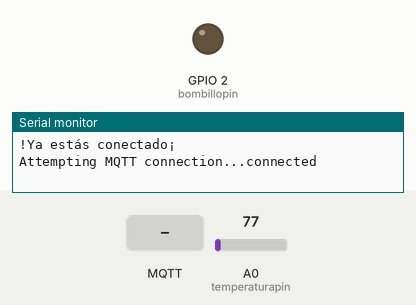
Bench run of a program on a simulated ESP8266 (NodeMCU). Parts: output pins drawn as LEDs (lit = HIGH), the last lines printed to the serial monitor. Inputs (shaded band) come from the test bench; at power-on: A0 (temperaturapin) = 77. WiFi joins after 1.5 s; servers stay silent unless stated; no MQTT or app messages arrive unless stated.

Above: at 2.7 s.
2.8 s: MQTT message "0" arrives on the first subscribed topic
At 5.5 s:
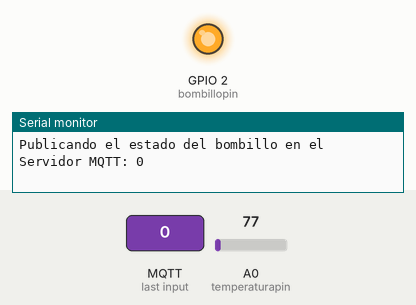
6.5 s: MQTT message "on" arrives on the first subscribed topic
8.0 s: MQTT message "off" arrives on the first subscribed topic
Timing chart, 0 to 11.0 s (numbered marks = the images above; inputs shaded):
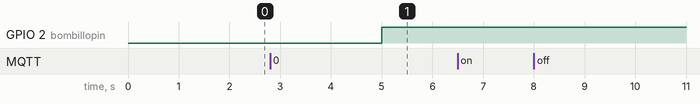

The program:

main.cpp
```cpp
#include <Arduino.h>
#include <ESP8266WiFi.h>
#include <DNSServer.h>
#include <ESP8266WebServer.h>
#include <WiFiManager.h>

//Estudiante: Manuel Alejandro Pastrana Pardo - Materia IOT - Maestria en Ciencias de la computación
//Inicialización de variables
int lectura = 0;
float temperatura = 0.0;
const int temperaturapin = A0;
const int bombillopin = LED_BUILTIN;
boolean estadoventilador = false; //false = apagado
boolean estadobombillo = false;   //false = apagado
const unsigned long postingInterval = 5L * 1000L;  //Establece cada cuanto se envia a ThingSpeak
unsigned long lastConnectionTime = 0;               //Para controlar el tiempo de generar nueva medición
long lastUpdateTime = 0;
int nummedicion = 0;

//************************ Configurar MQTT ************************
#include <PubSubClient.h>
#include <ESP8266WiFi.h>

//Parametros para los mensajes MQTT
WiFiClient espClient;
PubSubClient client(espClient);
long lastMsg = 0;
char msg[50];
int value = 0;

//Broquer MQTT
//const char* mqtt_server = "iot.eclipse.org";
const char * mqtt_server = "192.168.1.13";
//const char * ssid = "pi";
//const char * password = "mpastrana";

void callback(char *topic, byte *payload, unsigned int length)
{
  Serial.print("Message arrived [");
  Serial.print(topic);
  Serial.print("] ");
  for (unsigned int i = 0; i < length; i++)
  {
    Serial.print((char)payload[i]);
  }
  Serial.println();

  // Switch on the LED if an 0 was received as first character
  if ((char)payload[0] == '0')
  {
    digitalWrite(bombillopin, LOW); // Turn the LED on (Note that LOW is the voltage level
    // but actually the LED is on; this is because
    // it is acive low on the ESP-01)
  }
  else
  {
    digitalWrite(bombillopin, HIGH); // Turn the LED off by making the voltage HIGH
  }
}

void reconnect()
{
  // Loop until we're reconnected
  while (!client.connected())
  {
    Serial.print("Attempting MQTT connection...");
    // Attempt to connect
    if (client.connect("ESP8266Client"))
    {
      Serial.println("connected");
      // Once connected, publish an announcement...
      if (temperatura > 0)
      {
        snprintf(msg, 75, "%f", temperatura);
        client.publish("temperaturaSalida", msg);
        Serial.println("enviando...");
        Serial.println(msg);
      }
      // ... and resubscribe
      client.subscribe("accionLed");
    }
    else
    {
      Serial.print("failed, rc=");
      Serial.print(client.state());
      Serial.println(" try again in 5 seconds");
      // Wait 5 seconds before retrying
      delay(5000);
    }
  }
}
//********************* FIN Configurarción MQTT ************************

void setup()
{
  //----------- Comando para Conectarse a la WIFI el ESP8266 ---------
  WiFiManager wifiManager;
  // Descomentar para resetear configuración - Hacer el ejercicio con el celular
  // todas las veces.
  wifiManager.resetSettings();

  // Creamos AP y portal para configurar desde el Celular
  wifiManager.autoConnect("ESP8266Temp");
  Serial.println("!Ya estás conectado¡");
  //----------- Fin de conección ESP8266 -----------------------------

  //************* Inicializar Servidor MQTT *********************
  //Inicializar el canal MQTT
  client.setServer(mqtt_server, 1883);
  client.setCallback(callback);
  //************* FIN Inicializar Servidor MQTT *****************

  pinMode(LED_BUILTIN, OUTPUT);
  Serial.begin(115200);
}

// Toma de lectura del sensor
int readSensor()
{
  lectura = analogRead(temperaturapin);
  Serial.println(lectura);
  return lectura;
}

//convertir a lectura analoga que va de 0 a 1023  a voltage que va de 0 a 3V
float calcTemperature(int lectura)
{
  float voltage = lectura * (3.3 / 1024.0);
  //Convertir a grados celcius
  temperatura = (voltage * 100) - 50;
  Serial.print("Temperatura sala: ");
  Serial.print(temperatura);
  Serial.print(" °C");
  return temperatura;
}

void tmpAlert(float temperatura)
{
  if (temperatura >= 35.05)
  {
    Serial.println("Alerta temperatura supera el umbral");
    digitalWrite(bombillopin, LOW);
    estadoventilador = true; //false = apagado
    Serial.println("Ventilador encendido");
    estadobombillo = true;   //false = apagado
    Serial.println("Bombillo encendido");
    Serial.println("========================================");
    delay(1000);

  }
  else
  {
    Serial.println("Temperatura normal");
    digitalWrite(bombillopin, HIGH);
    estadoventilador = false; //false = apagado
    Serial.println("Ventilador apagado");
    estadobombillo = false;   //false = apagado
    Serial.println("Bombillo apagado");
    Serial.println("========================================");
    delay(10);
  }
}

void loop()
{
   //*********** Conectarse al servidor MQTT ****************
//Intentarconectarse al servidor MQTT
   if (!client.connected()) {
    reconnect();
  }
  client.loop();
  //*********** FIn conectarse al Servidor MQTT ************

  // Solamente actualiza si el tiempo de publicación es excedido
  if (millis() - lastUpdateTime >=  postingInterval) {
      lastUpdateTime = millis();

      //LeerSensores
       lectura = readSensor();
       temperatura = calcTemperature(lectura);
       tmpAlert(temperatura);

      //Imprimir Valores Sensores y Actuadores
      Serial.print("=========== Medición No.: ");
      Serial.print(nummedicion++);
      Serial.println(" ============");

      //Enviar los datos al servidor MQTT
      //Publicar la temperatura
      snprintf (msg, 75, "%f", temperatura);
      Serial.print("Publicando temperatura en el Servidor MQTT: ");
      Serial.println(msg);
      client.publish("temperaturaSalida", msg);

      //Publicar el Estado del Ventilador
      snprintf (msg, 75, "%i", estadoventilador);
      Serial.print("Publicando el estado del ventilador en el Servidor MQTT: ");
      Serial.println(msg);
      client.publish("ventiladorSalida", msg);

       //Publicar el Estado del Bombillo
      snprintf (msg, 75, "%i", estadobombillo);
      Serial.print("Publicando el estado del bombillo en el Servidor MQTT: ");
      Serial.println(msg);
      client.publish("bombilloSalida", msg);
    }
}
```
